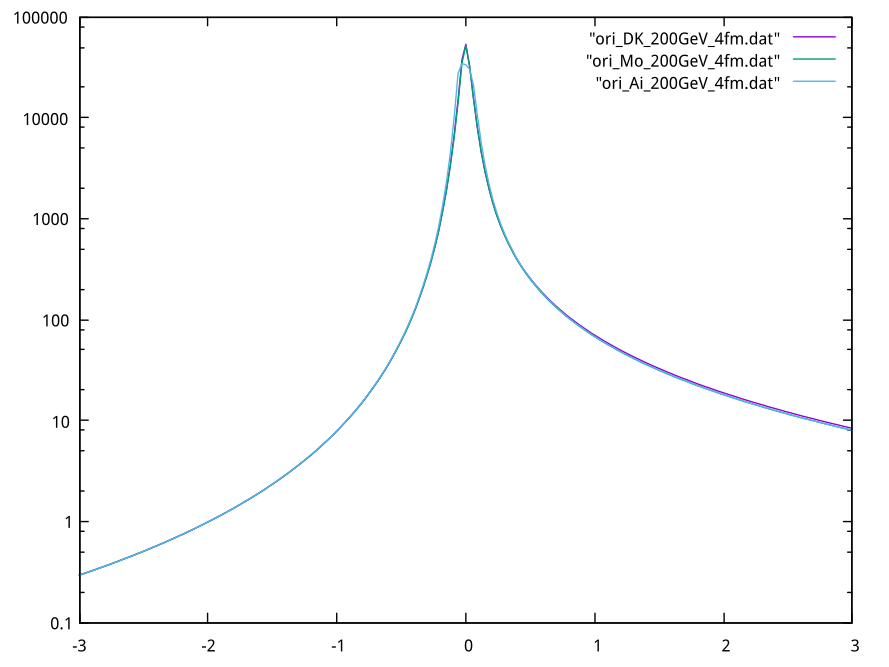

Recreate this plot in gnuplot.
#!/usr/bin/gnuplot -persist
#
#    
#    	G N U P L O T
#    	Version 5.0 patchlevel 3    last modified 2016-02-21 
#    
#    	Copyright (C) 1986-1993, 1998, 2004, 2007-2016
#    	Thomas Williams, Colin Kelley and many others
#    
#    	gnuplot home:     http://www.gnuplot.info
#    	faq, bugs, etc:   type "help FAQ"
#    	immediate help:   type "help"  (plot window: hit 'h')
# set terminal qt 0 font "Sans,9"
# set output
unset clip points
set clip one
unset clip two
set bar 1.000000 front
set border 31 front lt black linewidth 1.000 dashtype solid
set zdata 
set ydata 
set xdata 
set y2data 
set x2data 
set boxwidth
set style fill  empty border
set style rectangle back fc  bgnd fillstyle   solid 1.00 border lt -1
set style circle radius graph 0.02, first 0.00000, 0.00000 
set style ellipse size graph 0.05, 0.03, first 0.00000 angle 0 units xy
set dummy x, y
set format x "% h" 
set format y "% h" 
set format x2 "% h" 
set format y2 "% h" 
set format z "% h" 
set format cb "% h" 
set format r "% h" 
set timefmt "%d/%m/%y,%H:%M"
set angles radians
set tics back
unset grid
set raxis
set style parallel front  lt black linewidth 2.000 dashtype solid
set key title "" center
set key inside right top vertical Right noreverse enhanced autotitle nobox
set key noinvert samplen 4 spacing 1 width 0 height 0 
set key maxcolumns 0 maxrows 0
set key noopaque
unset label
unset arrow
set style increment default
unset style line
unset style arrow
set style histogram clustered gap 2 title textcolor lt -1
unset object
set style textbox transparent margins  1.0,  1.0 border
unset logscale
set logscale y 10
set offsets 0, 0, 0, 0
set pointsize 1
set pointintervalbox 1
set encoding default
unset polar
unset parametric
unset decimalsign
set view 60, 30, 1, 1
set samples 100, 100
set isosamples 10, 10
set surface 
unset contour
set cntrlabel  format '%8.3g' font '' start 5 interval 20
set mapping cartesian
set datafile separator whitespace
unset hidden3d
set cntrparam order 4
set cntrparam linear
set cntrparam levels auto 5
set cntrparam points 5
set size ratio 0 1,1
set origin 0,0
set style data points
set style function lines
unset xzeroaxis
unset yzeroaxis
unset zzeroaxis
unset x2zeroaxis
unset y2zeroaxis
set xyplane relative 0.5
set tics scale  1, 0.5, 1, 1, 1
set mxtics default
set mytics default
set mztics default
set mx2tics default
set my2tics default
set mcbtics default
set mrtics default
set xtics border in scale 1,0.5 mirror norotate  autojustify
set xtics  norangelimit autofreq 
set ytics border in scale 1,0.5 mirror norotate  autojustify
set ytics  norangelimit autofreq 
set ztics border in scale 1,0.5 nomirror norotate  autojustify
set ztics  norangelimit autofreq 
unset x2tics
unset y2tics
set cbtics border in scale 1,0.5 mirror norotate  autojustify
set cbtics  norangelimit autofreq 
set rtics axis in scale 1,0.5 nomirror norotate  autojustify
set rtics  norangelimit autofreq 
unset paxis 1 tics
unset paxis 2 tics
unset paxis 3 tics
unset paxis 4 tics
unset paxis 5 tics
unset paxis 6 tics
unset paxis 7 tics
set title "" 
set title  font "" norotate
set timestamp bottom 
set timestamp "" 
set timestamp  font "" norotate
set rrange [ * : * ] noreverse nowriteback
set trange [ * : * ] noreverse nowriteback
set urange [ * : * ] noreverse nowriteback
set vrange [ * : * ] noreverse nowriteback
set xlabel "" 
set xlabel  font "" textcolor lt -1 norotate
set x2label "" 
set x2label  font "" textcolor lt -1 norotate
set xrange [ * : * ] noreverse nowriteback
set x2range [ * : * ] noreverse nowriteback
set ylabel "" 
set ylabel  font "" textcolor lt -1 rotate by -270
set y2label "" 
set y2label  font "" textcolor lt -1 rotate by -270
set yrange [ * : * ] noreverse nowriteback
set y2range [ * : * ] noreverse nowriteback
set zlabel "" 
set zlabel  font "" textcolor lt -1 norotate
set zrange [ * : * ] noreverse nowriteback
set cblabel "" 
set cblabel  font "" textcolor lt -1 rotate by -270
set cbrange [ * : * ] noreverse nowriteback
set paxis 1 range [ * : * ] noreverse nowriteback
set paxis 2 range [ * : * ] noreverse nowriteback
set paxis 3 range [ * : * ] noreverse nowriteback
set paxis 4 range [ * : * ] noreverse nowriteback
set paxis 5 range [ * : * ] noreverse nowriteback
set paxis 6 range [ * : * ] noreverse nowriteback
set paxis 7 range [ * : * ] noreverse nowriteback
set zero 1e-08
set lmargin  -1
set bmargin  -1
set rmargin  -1
set tmargin  -1
set locale "zh_CN.utf8"
set pm3d explicit at s
set pm3d scansautomatic
set pm3d interpolate 1,1 flush begin noftriangles noborder corners2color mean
set palette positive nops_allcF maxcolors 0 gamma 1.5 color model RGB 
set palette rgbformulae 7, 5, 15
set colorbox default
set colorbox vertical origin screen 0.9, 0.2, 0 size screen 0.05, 0.6, 0 front bdefault
set style boxplot candles range  1.50 outliers pt 7 separation 1 labels auto unsorted
set loadpath 
set fontpath 
set psdir
set fit brief errorvariables nocovariancevariables errorscaling prescale nowrap v5
GNUTERM = "qt"
x = 0.0
## Last datafile plotted: "ori_Ai_200GeV_4fm.dat"
plot "ori_DK_200GeV_4fm.dat" w l, "ori_Mo_200GeV_4fm.dat" w l, "ori_Ai_200GeV_4fm.dat" w l
#    EOF
